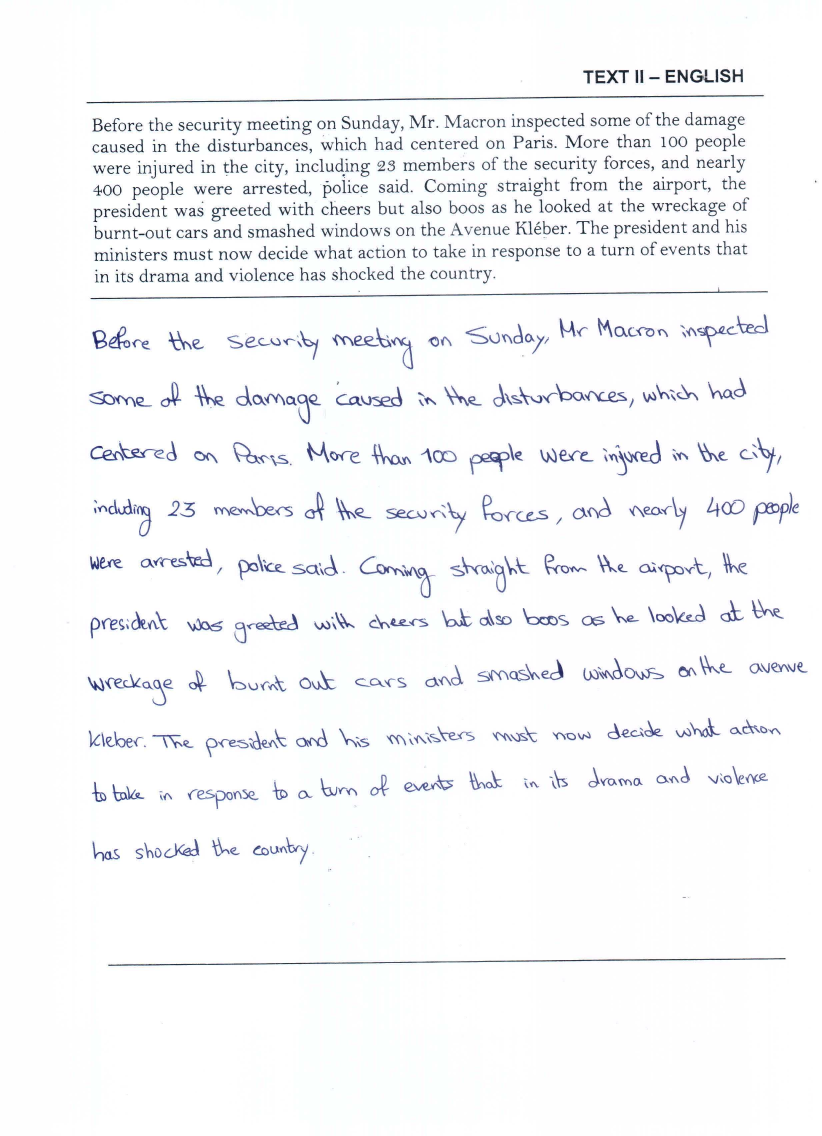
#> input picture Segmentation/01/1/2.png, 2464 x 3408 px, found by its file name (shown at 1/3 size)
$ jupyter execute --allow-errors LineDetection.ipynb
#> lines starting #> are read from the running program, lines starting #| are printed output that depends on the picture; after the words box and inside, x2 and y2 are one past the last pixel; in counts of white or black regions, pixels touching at a corner belong together
### Segmentation/segmentation.py
import cv2
import numpy as np
import glob
import time
import skimage.io as io
from skimage.filters import *
import matplotlib.pyplot as plt
from skimage.morphology import *
from skimage.exposure import equalize_hist
from skimage.filters import gaussian,median
import math
from scipy  import signal

def binarize_gray_img(gs_img):
    # this function return binary image and invert image
    blur_gauss = cv2.GaussianBlur(gs_img,(5,5),0)
    _, binary = cv2.threshold(blur_gauss , 150 , 255 , cv2.THRESH_BINARY_INV|cv2.THRESH_OTSU)
    return binary

def extract_lines(bin_img):
    # this function return image with only horizontale lines
    n = 3
    s_e1 = np.zeros((n, int(0.3 * bin_img.shape[1])))
    s_e1[n//2] += 1
    closed = binary_opening(bin_img, s_e1)
    return closed

def remove_duplicates(lines_img):
    # this function remove duplicates
    column = lines_img[:, lines_img.shape[1]//2]
    line_indexes = np.array(np.where(column == 1))
    unique_line_indexes = []
    maxThick = 0
    line_thickness = 1

    for i, line_index in np.ndenumerate(line_indexes):
        if(not line_index == line_indexes[0, (i[1]-1)] + 1) and (not line_index == line_indexes[0, (i[1]-1)] + 2):
            if (maxThick < line_thickness):
                maxThick = line_thickness
            unique_line_indexes.append(line_index)
            line_thickness = 1
        else:
            line_thickness = line_thickness + 1
    return np.array(unique_line_indexes), maxThick


# [5 lines left out: function get_lines_positions, not called in this run]

def get_writtig_area(gs_img_croped ,bin_img):
    #this function assume perfect input only 3 lines are in the image and crop

    lines  =get_valid_line_limits(gs_img_croped)
    # print(lines)
    croped =np.copy(bin_img)
    if (len(lines)==3):
        croped =bin_img[lines[1][1]+10:lines[2][0]-10,: ]
    return croped

def get_writing_lines_limits(croped):
    h_proj = np.sum(croped,axis=1)
    mean = np.mean(h_proj)
    h_proj[h_proj<mean]=0
    busy_indexes =np.where(h_proj!=0)[0]
    diff =np.diff(busy_indexes)
    gaps  =np.where(diff>50)[0]
    limits = [busy_indexes[0]]
    for gap in gaps :
        limits.append(busy_indexes[gap])
        limits.append(busy_indexes[gap+1])
    limits.append(busy_indexes[-1])
    line_valid_limits =[]
    for i  in range (0,len(limits),2) :
        tot_height =croped.shape[0]
        height =limits[i+1]-limits[i]
        start= max(limits[i]-height//4,0)
        end= min(limits[i+1]+height//4,tot_height)
        if (end > start):
            line_valid_limits.append((start,end))
            # io.imshow(croped[start:end,:])
    return line_valid_limits


# ----------------------------------------------------------------
#Functions
# houghlines variables

rho = 10 # distance resolution in pixels of the Hough grid
theta = np.pi / 180  # angular resolution in radians of the Hough grid
threshold = 150  # minimum number of votes (intersections in Hough grid cell)
min_line_length = 350  # minimum number of pixels making up a line
max_line_gap = 10# maximum gap in pixels between connectable line segments


# [4 lines left out: function ShowImage, not called in this run]

def GetLinesP(img):
    blur_gauss = cv2.GaussianBlur(img,(5,5),0)
    _ , threshed = cv2.threshold(blur_gauss , 200 , 255 , cv2.THRESH_BINARY_INV|cv2.THRESH_OTSU)
    # ShowImage(threshed)
    line_image = np.copy(img) * 0  # creating a blank to draw lines on

    lines = cv2.HoughLinesP(threshed, rho, theta, threshold, np.array([]),
                        min_line_length, max_line_gap)
    return lines , line_image


def drawLines(lines , imgToDrawOn):

    for line in lines:
        for x1,y1,x2,y2 in line:
            cv2.line(imgToDrawOn,(x1,y1),(x2,y2),(255,0,0),5)

# [5 lines left out: function printLines, not called in this run]


def AllFunctionalitiesP(img,printLine = False ):

    lines , line_image = GetLinesP(img)
    drawLines(lines,line_image)
    if(printLine) : printLines(lines)
    lines_edges = cv2.addWeighted(img, 0.8, line_image, 1, 0)

    return lines_edges , lines

def get_valid_line_limits(gs_img_croped):
    _,lines_x =AllFunctionalitiesP(gs_img_croped)
    lines=[]
    for line in lines_x:
      for _,y,_,y1  in line:
         lines.append((y,y1))
    # print(lines)
    lines = np.sort(lines, axis=0)
    valid_lines =[lines[0]]
    for i in range (1,len(lines)):
        if lines[i][0] -lines[i-1][0] >100 and lines[i][1] -lines[i-1][1] >100:
            valid_lines.append(lines[i])

    return valid_lines

### Segmentation/LineDetection.ipynb
[cell 1]
import cv2
import numpy as np
import glob
import time
import skimage.io as io
from skimage.filters import *
import matplotlib.pyplot as plt
from skimage.morphology import *
from skimage.exposure import equalize_hist
from skimage.filters import gaussian,median
import math
from scipy  import signal
from segmentation import *

[cell 2]
# gs_img = cv2.imread("test/2/1.jpg",0)
gs_img = cv2.imread("D:/Study/4th year/PATTERN/01/1/2.png",0)
gs_img_croped =gs_img[:,gs_img.shape[1]//4: gs_img.shape[1]-gs_img.shape[1]//4 ]
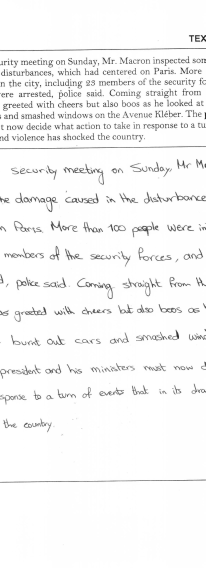
#> gs_img_croped: shape (3408, 1232) (shown at 1/6 size); min 0, max 255, mean 245.5
plt.figure(figsize=(20,20))
io.imshow(gs_img_croped)

[cell 3]
b_img=binarize_gray_img(gs_img)
#> in binarize_gray_img, `_, binary = cv2.threshold(blur_gauss , 150 , 255 , cv2.THRESH_BINARY_I..`:
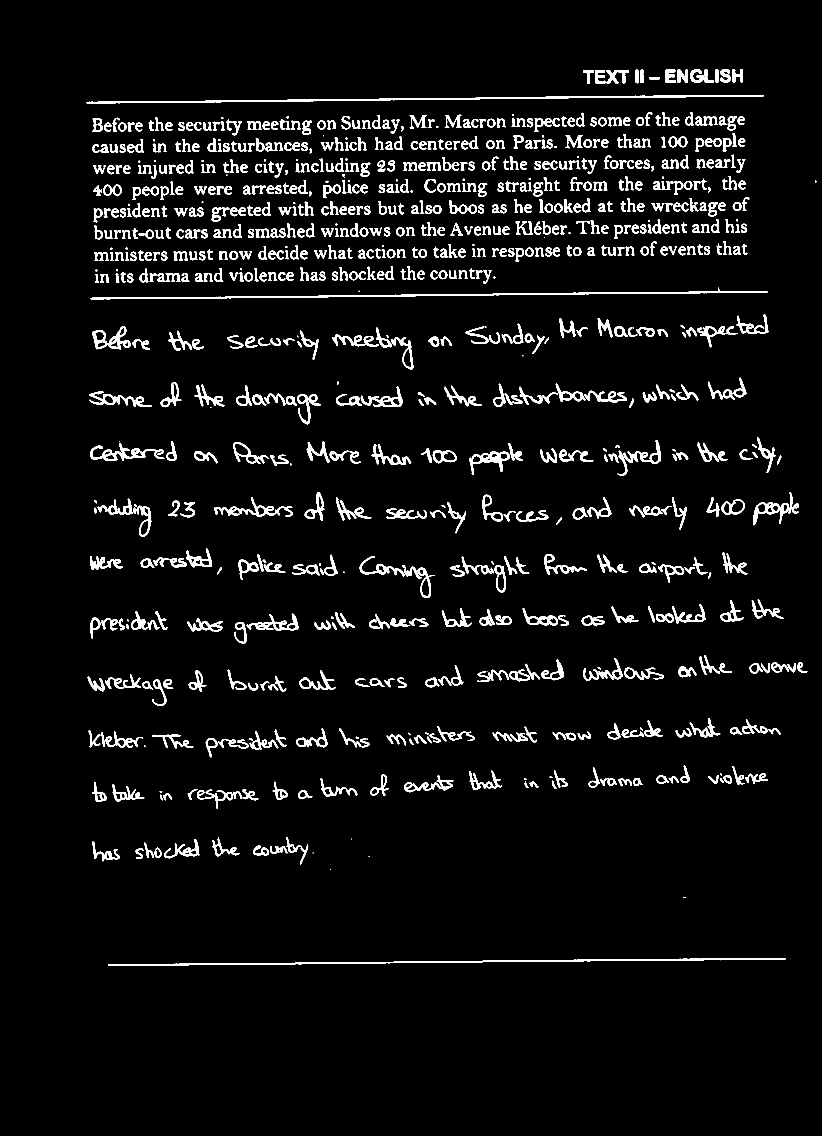
#> binary: shape (3408, 2464) (shown at 1/3 size); 4.7% white; 918 white regions (27 under 20 px), largest, box (x1, y1, x2, y2) and area: (259, 285, 2292, 310) 9342, (271, 863, 2304, 898) 8850, (324, 2874, 2357, 2898) 8489
plt.figure(figsize=(20,20))
io.imshow(b_img)

[cell 4]
croped = get_writtig_area(gs_img_croped, b_img)
#> in GetLinesP, `_ , threshed = cv2.threshold(blur_gauss , 200 , 255 , cv2.THRESH_BINAR..`:
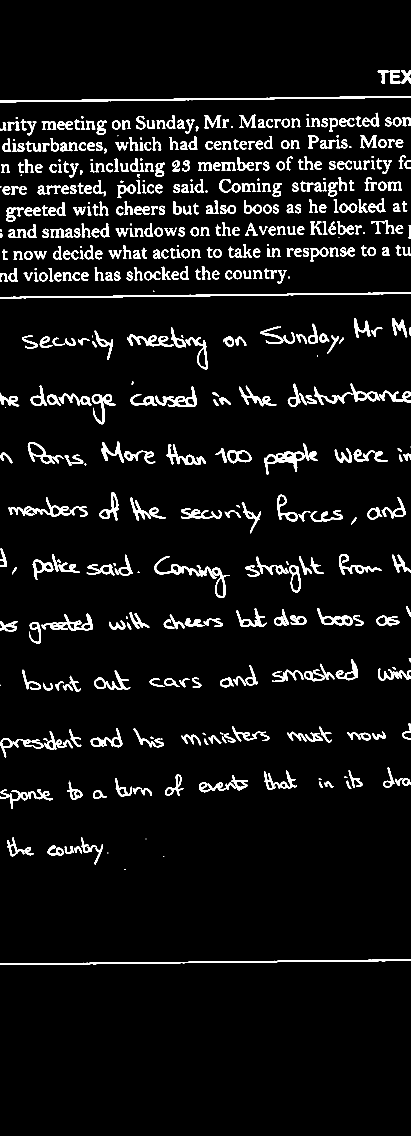
#> threshed: shape (3408, 1232) (shown at 1/3 size); 5.6% white; 567 white regions (23 under 20 px), largest, box (x1, y1, x2, y2) and area: (0, 288, 1232, 307) 5738, (0, 877, 1232, 895) 5368, (0, 2878, 1232, 2895) 5096
#> in GetLinesP, `lines = cv2.HoughLinesP(threshed, rho, theta, threshold, np.array([]),..`: lines = [[0, 306, 713, 294], [121, 893, 750, 883], [505, 2889, 1077, 2880], [426, 302, 827, 295]]
#> the loop in drawLines, `for line in lines:` made 4 passes
#> after the loop in drawLines, `for line in lines:`:
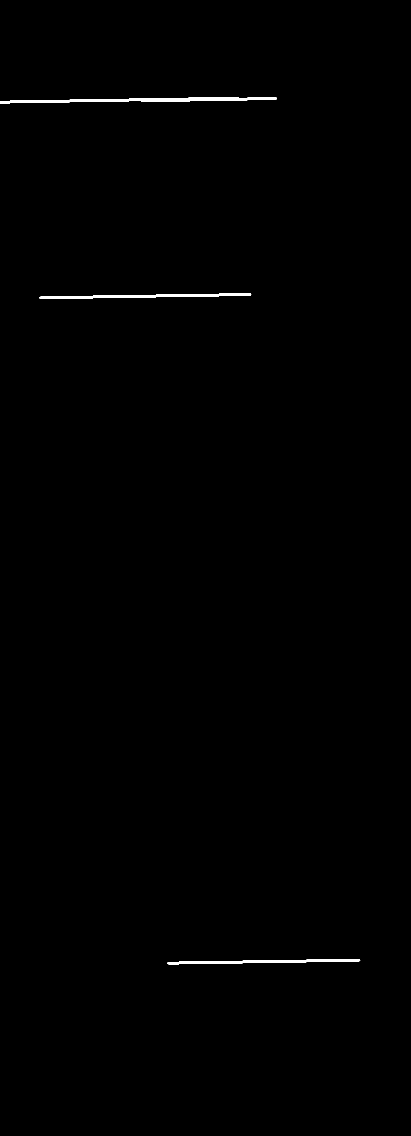
#> imgToDrawOn: shape (3408, 1232) (shown at 1/3 size); 0.36% white; 3 white regions, box (x1, y1, x2, y2) and area: (0, 291, 831, 310) 6700, (118, 880, 754, 897) 4432, (502, 2877, 1081, 2893) 4033
#> in AllFunctionalitiesP, `lines_edges = cv2.addWeighted(img, 0.8, line_image, 1, 0)`:
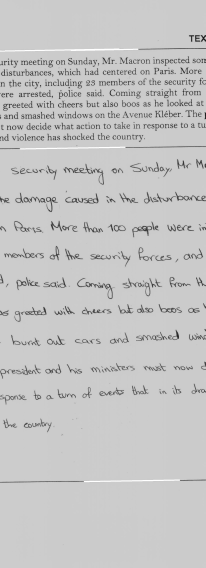
#> lines_edges: shape (3408, 1232) (shown at 1/6 size); min 0, max 255, mean 196.8
#> in get_valid_line_limits, `_,lines_x =AllFunctionalitiesP(gs_img_croped)`: lines_x has the same summary as lines in GetLinesP
#> the loop in get_valid_line_limits, `for line in lines_x:` made 4 passes
#> after the loop in get_valid_line_limits, `for line in lines_x:`: lines = [(306, 294), (893, 883), (2889, 2880), (302, 295)]
#> in get_valid_line_limits, `lines = np.sort(lines, axis=0)`: lines = [[302, 294], [306, 295], [893, 883], [2889, 2880]]
#> in get_valid_line_limits, `valid_lines =[lines[0]]`: valid_lines = [[302, 294]]
#> the loop in get_valid_line_limits, `for i in range (1,len(lines)):` made 3 passes
#> after the loop in get_valid_line_limits, `for i in range (1,len(lines)):`: valid_lines = [[302, 294], [893, 883], [2889, 2880]]
#> in get_writtig_area, `croped =bin_img[lines[1][1]+10:lines[2][0]-10,: ]`:
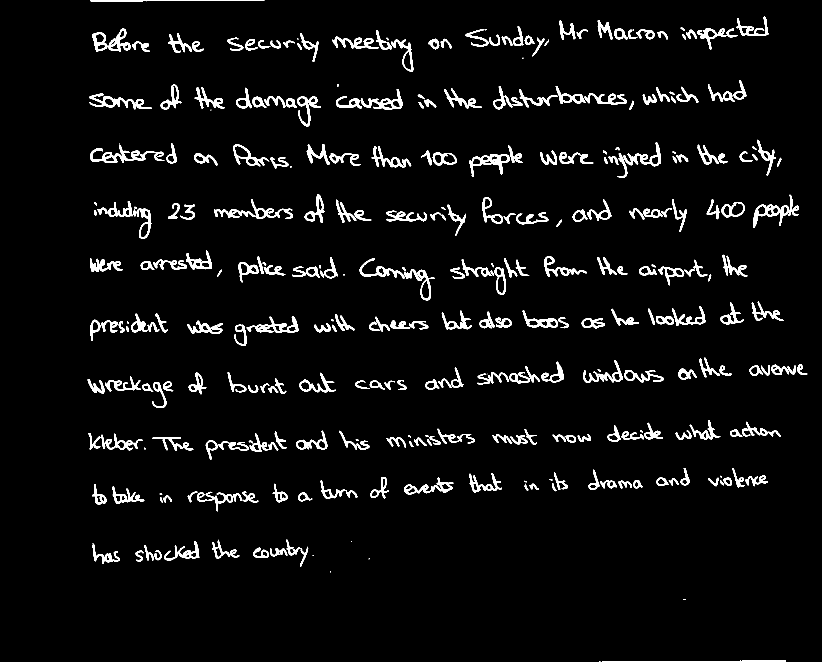
#> croped: shape (1986, 2464) (shown at 1/3 size); 4.4% white; 358 white regions (20 under 20 px), largest, box (x1, y1, x2, y2) and area: (642, 598, 879, 657) 2895, (1409, 462, 1529, 531) 2444, (740, 948, 895, 999) 2368
plt.figure(figsize=(20,20))
io.imshow(croped)

[cell 5]

def get_lines_positions(bin_img):
    # this function return unique indexes of the horizontal lines
    staff_lines_img = extract_lines(bin_img)
    unique_indexes, _ = remove_duplicates(staff_lines_img)
#> in remove_duplicates, `line_indexes = np.array(np.where(column == 1))`: line_indexes = empty array
#> after the loop in remove_duplicates, `for i, line_index in np.ndenumerate(line_indexes):`: maxThick = 0; unique_line_indexes = []
    return unique_indexes

[cell 6]
print(get_lines_positions(b_img))
#> in get_lines_positions, `unique_indexes, _ = remove_duplicates(staff_lines_img)`: unique_indexes = empty array

[cell 7]
line_limits = get_writing_lines_limits(croped)
#> in get_writing_lines_limits, `h_proj = np.sum(croped,axis=1)`: h_proj = 1986 values, max 185130 at index 300, min 0 at index 5, mean 27487
#> in get_writing_lines_limits, `mean = np.mean(h_proj)`: mean = 27487
#> in get_writing_lines_limits, `busy_indexes =np.where(h_proj!=0)[0]`: busy_indexes = 600 values from 0 to 1985
#> in get_writing_lines_limits, `diff =np.diff(busy_indexes)`: diff = 599 values, max 307 at index 595, min 1 at index 0, mean 3.31
#> in get_writing_lines_limits, `gaps  =np.where(diff>50)[0]`: gaps = [3, 73, 127, 183, 241, 299, 358, 434, 494, 568, 595]
#> in get_writing_lines_limits, `limits = [busy_indexes[0]]`: limits = [0]
#> the loop in get_writing_lines_limits, `for gap in gaps :` made 11 passes
#> gap on passes 1 to 8: 3, 73, 127, 183, 241, 299, 358, 434
#> after the loop in get_writing_lines_limits, `for gap in gaps :`: limits = [0, 3, 82, 152, 273, 326, 443, 498, 609, 669, 777, 834, 938, 996, 1100, 1175, 1289, 1349, 1433, 1506, 1649, 1675, 1982]
#> the loop in get_writing_lines_limits, `for i  in range (0,len(limits),2) :` made 12 passes
#> (i, height, start, end) on passes 3 to 10: (4, 53, 260, 339), (6, 55, 430, 511), (8, 60, 594, 684), (10, 57, 763, 848), (12, 58, 924, 1010), (14, 75, 1082, 1193), (16, 60, 1274, 1364), (18, 73, 1415, 1524)
#> after the loop in get_writing_lines_limits, `for i  in range (0,len(limits),2) :`: line_valid_limits = [(0, 3), (65, 169), (260, 339), (430, 511), (594, 684), (763, 848), (924, 1010), (1082, 1193), (1274, 1364), (1415, 1524), (1643, 1681), (1982, 1985)]
#> line_limits has the same summary as line_valid_limits in get_writing_lines_limits

[cell 8]
for limit in line_limits:
    plt.figure(figsize=(10,20))
    io.imshow(croped[limit[0]:limit[1] ,:])
#> this loop made 12 passes
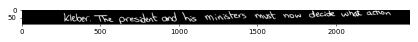
#> figure drawn by matplotlib, 1 panel
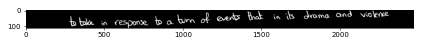
#> figure drawn by matplotlib, 1 panel
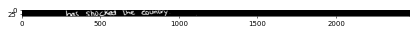
#> figure drawn by matplotlib, 1 panel

[cell 9]
def plot_h_proj(image, figsize=(5,5)):
    x, _ = image.shape
    y_plot = np.arange(0,x,1)
    h_proj = np.sum(image,axis=1)
    h_proj-=int(np.mean(h_proj))
    _, (ax1, ax2) = plt.subplots(1,2,sharey=True,figsize=figsize)
    plt.gray()
    ax1.imshow(image, aspect='auto')
    ax2.barh(y_plot, h_proj)

[cell 10]
# plot_h_proj(croped,(20,20))

[cell 11]
def extract_slant_features (line ):
    ######## These set of features are extracted based on This Paper : ##########
    ####### Writer Identification Using Edge-Based Directional Features #########


    #apply canny filter to get image edges
    edges = 255 - cv2.Canny(line, 0, 250)

    plt.figure(figsize=(10,20))
    io.imshow(cv2.Canny(line, 0, 250),cmap="gray")
    plt.figure(figsize=(10,20))
    io.imshow(edges,cmap="gray")
    line_inverted = 1 - (edges / np.max(line))
    features = []

    process_line = line_inverted [2:line.shape[0]-2,2:line.shape[1]-2 ]
    plt.figure(figsize=(10,20))
    io.imshow(line_inverted,cmap="gray")
    plot_h_proj(line_inverted)
    # get black pixels
    y_mask, x_mask = np.where(process_line == 1)
    # get slant features

    features.append(np.sum(line_inverted[y_mask +1, x_mask]))
    features.append(np.sum(line_inverted[y_mask +2, x_mask]))

    features.append(np.sum(line_inverted[y_mask - 1, x_mask]))
    features.append(np.sum(line_inverted[y_mask - 2, x_mask]))
    print(line_inverted[y_mask - 1, x_mask])
    features.append(np.sum(line_inverted[y_mask + 1, x_mask + 1]))
    features.append(np.sum(line_inverted[y_mask + 1, x_mask + 2]))
    features.append(np.sum(line_inverted[y_mask + 2, x_mask + 1]))
    features.append(np.sum(line_inverted[y_mask + 2, x_mask + 2]))

    features.append(np.sum(line_inverted[y_mask - 1, x_mask + 1]))
    features.append(np.sum(line_inverted[y_mask - 1, x_mask + 2]))
    features.append(np.sum(line_inverted[y_mask - 2, x_mask + 1]))
    features.append(np.sum(line_inverted[y_mask - 2, x_mask + 2]))

    return features/np.sum(features)

[cell 12]
extract_slant_features(croped[line_limits[0][0]:line_limits[0][1]])
#> in extract_slant_features, `process_line = line_inverted [2:line.shape[0]-2,2:line.shape[1]-2 ]`: process_line = empty array
#> in plot_h_proj, `h_proj = np.sum(image,axis=1)`: h_proj = [107, 137, 6]
#> in plot_h_proj, `h_proj-=int(np.mean(h_proj))`: h_proj = [24, 54, -77]
#> in extract_slant_features, `y_mask, x_mask = np.where(process_line == 1)`: y_mask = empty array
#> Out = [nan, nan, nan, nan, nan, nan, nan, nan, nan, nan, nan, nan]
# array([0.2467012 , 0.14070875, 0.07463255, 0.0501057 , 0.05710908,
#        0.04584757, 0.13147111, 0.07646605, 0.10292659, 0.0740314 ])
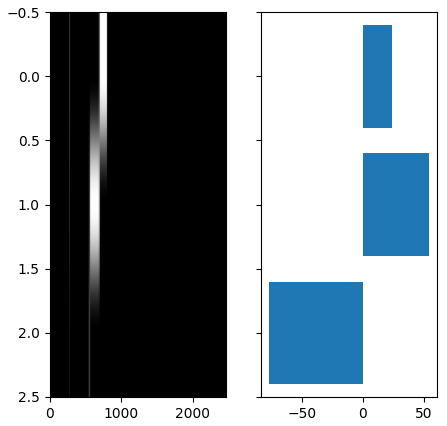
#> figure drawn by matplotlib, 2 panels

[cell 13]
io.imshow(b_img)

#> (a cell that did not finish here is left out)

#> (a cell that did not finish here is left out)

[cell 16]
Dataset_FileName = 'F:\\Pattern_Proj_Dataset\\Form\\'
Dataset_Files = 'F:\\Pattern_Proj_Dataset\\Form\\*.png'

def ShowImage(name,formName='image'):
    res = cv2.resize(name,(768,768))
    cv2.imshow(formName,res)
    cv2.waitKey(0);

def returnFilePath(name):
    return Dataset_FileName + name + '.png'

# [4 lines left out: function CompareToImage, not called in this run]

[cell 17]
# houghlines variables

rho = 10 # distance resolution in pixels of the Hough grid
theta = np.pi / 180  # angular resolution in radians of the Hough grid
threshold = 1  # minimum number of votes (intersections in Hough grid cell)
min_line_length = 350  # minimum number of pixels making up a line
max_line_gap = 5# maximum gap in pixels between connectable line segments

get lines changes gets all line using houghtransformP
draw Lines , draw the output of getlines on the original

[cell 18]
img = cv2.imread(returnFilePath('a01-000u'),0)
#> (the rest of this cell did not finish here and is left out)
